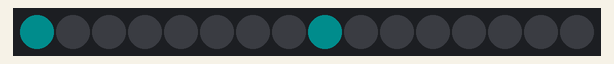
This sketch was run on a simulated Arduino Uno, built with avr-gcc and run on an emulated ATmega328P. On the bench: 16 RGB LEDs in strip order, left to right. Dim RGB values are drawn brighter than linear.

Above: at 0.17 s.
At 6.89 s:
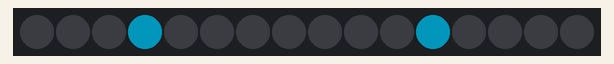
At 11.65 s:
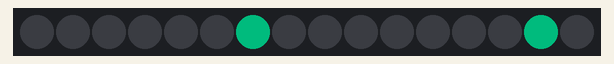
At 21.57 s:
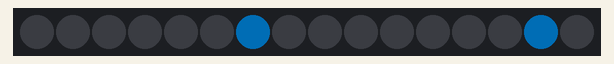
At 26.64 s:
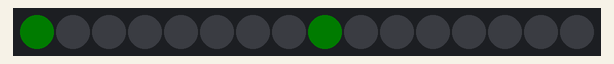
At 39.4 s:
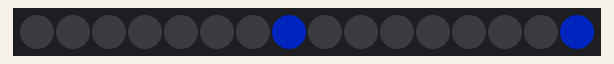

The sketch:

tron.ino
```cpp
#include <Adafruit_NeoPixel.h>

// Parameter 1 = number of pixels in strip
// Parameter 2 = pin number (most are valid)
// Parameter 3 = pixel type flags, add together as needed:
//   NEO_KHZ800  800 KHz bitstream (most NeoPixel products w/WS2812 LEDs)
//   NEO_KHZ400  400 KHz (classic 'v1' (not v2) FLORA pixels, WS2811 drivers)
//   NEO_GRB     Pixels are wired for GRB bitstream (most NeoPixel products)
//   NEO_RGB     Pixels are wired for RGB bitstream (v1 FLORA pixels, not v2)
Adafruit_NeoPixel strip = Adafruit_NeoPixel(16, 1, NEO_GRB + NEO_KHZ800);


uint32_t Violet = strip.Color(148, 0, 211);
uint32_t Indigo = strip.Color(75, 0, 130);
uint32_t Blue = strip.Color(0, 0, 255);
uint32_t Green = strip.Color(0, 255, 0);
uint32_t Yellow = strip.Color(255, 255, 0);
uint32_t Orange = strip.Color(255, 127, 0);
uint32_t Red = strip.Color(255, 0 , 0);
uint32_t Black = strip.Color(0,0,0);

uint32_t Colors[7] = {
  Red,
  Orange,
  Yellow,
  Green,
  Blue,
  Indigo,
  Violet
};

void setup() {
  strip.begin();
  // Set the brightness between 0 (off) to 255 (full)
  strip.setBrightness(80);
  // Initialize all pixels to off
  strip.show();
}

int W = 0;
int H = 254;
int L = 150;
int G = H;
int B = L;
int GD = -1;
int BD = 1;
float C = 0;
float PHA=3.14;


void loop() {
  for (int i=0; i <16; i++){
    strip.setPixelColor(i, Black);
  }

  G=L+abs(sin(C) * H - L);
  B=L+abs(sin(C+PHA) * H-L);

  uint32_t c = strip.Color(0, G, B);
  C+=3.14/180;
  PHA+=3.14/720;

  strip.setPixelColor(W, c);
  strip.setPixelColor((W+8)%16, c);
  W+=1;
  W%=16;
  strip.show();
  delay(35 + (sin(C)*10));
}
```
